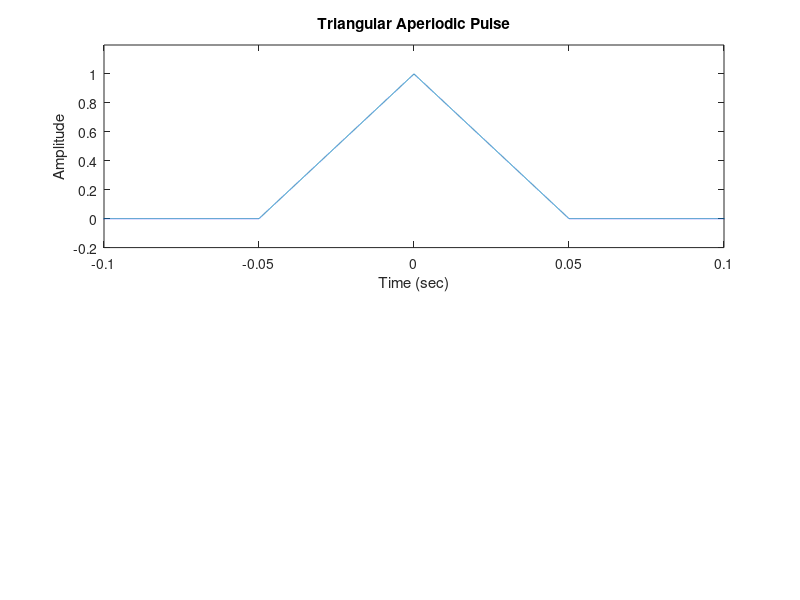

Source code (MATLAB):
clc
clear all
close all
fs = 100000;
t = -1:1/fs:1;
x1 = tripuls(t,100e-3);
x2 = rectpuls(t,100e-3);
subplot(2,1,1)
plot(t,x1)
axis([-0.1 0.1 -0.2 1.2])
xlabel('Time (sec)')
ylabel('Amplitude')
title('Triangular Aperiodic Pulse')
